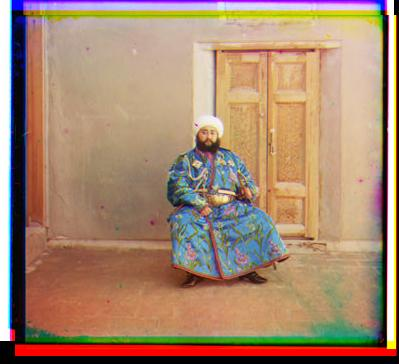
%> input picture Lab3/image3-corner.jpg, 399 x 364 px, given in place of image1.jpg, which was not available
$ octave im_align3.m   (GNU Octave 9; MATLAB toolbox functions it lacks are replaced by stand-ins)
%> lines starting %> are read from the running program, lines starting %| are printed output that depends on the picture; in (x1, y1, x2, y2) boxes, pixels count from 0 and x2, y2 are one past the last pixel; in counts of white or black regions, pixels touching at a corner belong together; the program's own positions count from 1; pictures that were not available may be replaced by others from this repository, and a replacement may not be noted
### Lab3/RANSAC.m
function [alignedCorners, offset_g, offset_r] = imalign3(Red, Green, Blue)


[b_corn, b_pos] = HarrisCorner(Blue, 1);
[g_corn, g_pos] = HarrisCorner(Green, 2);
[r_corn, r_pos] = HarrisCorner(Red, 3);


in = cat(3, Red, Green, Blue);
[alignedCorners, disps] = alignCorners(in);
offset_g = disps(1,:); disp(offset_g);
offset_r = disps(2,:); disp(offset_r);

for i = 1:200

     b = randsample(1:length(b_pos), 1);
     rand_b = b_pos(b,:);

     g = randsample(1:length(g_pos), 1);
     rand_g = g_pos(g,:);

     r = randsample(1:length(r_pos), 1);
     rand_r = r_pos(r,:);
     offset_bg = rand_b - rand_g;
     offset_br = rand_b - rand_r;

     new_g = imtranslate(Green, fliplr(offset_bg));
     new_r = imtranslate(Red, fliplr(offset_br));

     inliers = 0;

     for j = 1:length(g_pos)
         if (new_g - Blue == 0)
             inliers = inliers + 1;
         else
             continue;
         end


         [aC_g, best_alignment_g] = alignCorners(new_g);
         [aC_r, best_alignment_r] = alignCornerns (new_r);
     end
end
end

function [corners, pos] = HarrisCorner(ch, no)

[h, w] = size(ch);

k = 0.08;
threshold = 2e+9;

sigma = 1;
[xmask, ymask] = meshgrid(-3:3, -3:3);

Gxy = exp(-(xmask.^2 + ymask.^2)/(2*sigma^2));
Gx = xmask.*exp(-(xmask.^2 + ymask.^2)/(2*sigma^2));
Gy = ymask.*exp(-(xmask.^2 + ymask.^2)/(2*sigma^2));


Ix = conv2(Gx, ch);
Iy = conv2(Gy, ch);


Ix2 = Ix.^2;
Iy2 = Iy.^2;
Ixy = Ix.*Iy;

Ix2c = conv2(Gxy, Ix2);
Iy2c = conv2(Gxy, Iy2);
Ixyc = conv2(Gxy, Ixy);

corners = zeros(h, w);

for i = 1:h
    for j = 1:w
        M = [Ix2c(i,j), Ixyc(i,j); Ixyc(i,j) Iy2c(i,j)];

        C = det(M) - k*(trace(M)^2);
                if (C > threshold)
            corners(i,j) = C;
        end
    end
end

%Using non-max suppression to detect every feature only once
positions = corners > imdilate(corners, [1 1 1; 1 0 1; 1 1 1]);
[xpos, ypos] = find(positions);
pos = [xpos ypos];


if (no == 1)
    channel = 'Blue';
elseif (no == 2)
    channel = 'Green';
else
    channel = 'Red';
end

figure; imshow(ch, []); hold on;
plot(ypos, xpos, 'b.'); title(strcat('Corners ','  ', channel));
saveas(gcf, strcat(channel, '-corners.jpg'));
end

function [new, move] = alignCorners(input)
rows = size(input, 1);
cols = size(input, 2);


R = double(edge(input(1:rows, 1:cols, 1),'canny'));
G = double(edge(input(1:rows, 1:cols, 2), 'canny'));
B = double(edge(input(1+15:rows-15, 1+15:cols-15, 3), 'canny'));


all_Corners = cat(3,R, G);

scoreRed = 0;
scoreGreen = 0;

move = zeros(2,2);


for i = -15:1:15
    for j = -15:1:15
        tempR = all_Corners(i+16:end-15+i, j+16:end-15+j, 1);
        tempG = all_Corners(i+16:end-15+i, j+16:end-15+j, 2);

        % Calculate the NCC values for Red and Green channels without
        % normxcorr2
        calc_R = sum(tempR(:).*B(:))/(norm(tempR(:))*norm(B(:)));
        calc_G = sum(tempG(:).*B(:))/(norm(tempG(:))*norm(B(:)));

        if (calc_R > scoreRed)
            move(2,:) = [i-1 j+1];
            scoreRed = calc_R;
        end

        if (calc_G > scoreGreen)
            move(1,:) = [i-1 j+1];
            scoreGreen = calc_G;
        end
    end
end

input(16:end-move(2,1), 15+1:end-move(2,2), 1) = input(16+move(2,1):end, 16+move(2,2):end, 1);
input(16:end-move(1,1), 15+1:end-move(1,2), 2) = input(16+move(1,1):end, 16+move(1,2):end, 2);
new = uint8(input);

end

### Lab3/im_align3.m
close all;
clear all;
clc;

for index = 1:6
    imageName = strcat('image',int2str(index),'.jpg');
    img = imread(imageName);
%> img is the input picture: size 364x399x3 uint8; mean R, G, B 167.4, 135.8, 111.2
    [height, width] = size(img);
%> height = 364; width = 1197

    h = floor(height/3);
%> h = 121

    blue = img(1:h,:);
    green = img(h+1:2*h,:);
    red = img(2*h+1:3*h,:);


    [alignedCorners, offsetG, offsetR] = RANSAC(red, green, blue);
%> in HarrisCorner, `Iy2c = conv2(Gxy, Iy2);`:
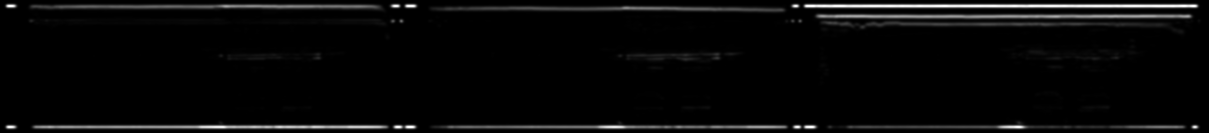
%> Iy2c: size 133x1209 double; min 0, max 1429415.6, mean 48916.6; drawn with min black and max white
%> in HarrisCorner, `Ixyc = conv2(Gxy, Ixy);`:
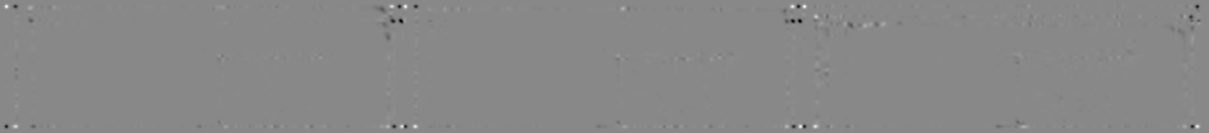
%> Ixyc: size 133x1209 double; min -456160.4, max 395399.4, mean -306.6; drawn with min black and max white
%> after the loop in HarrisCorner, `for i = 1:h`:
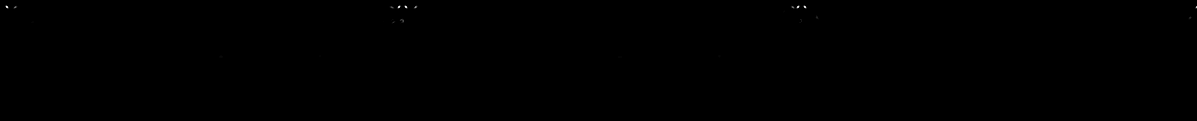
%> corners: size 121x1197 double; min 0, max 1.79e+11, mean 46595538.1; drawn with min black and max white
%> in HarrisCorner, `positions = corners > imdilate(corners, [1 1 1; 1 0 1; 1 1 1]);`: positions: size 121x1197 logical; 0.02% white in thin lines or dots, all inside (x1, y1, x2, y2) = (6, 6, 1197, 58)
%> in HarrisCorner, `[xpos, ypos] = find(positions);`: xpos = 25 values from 7 to 58; ypos = 25 values from 7 to 1197
%> in HarrisCorner, `pos = [xpos ypos];`: pos = 25 rows, first 12: [7 7; 8 16; 23 33; 57 222; 57 321; 22 384; 8 393; 20 393; 23 394; 7 400; 20 402; 21 404]
%> in HarrisCorner, `title(strcat('Corners ',' ', channel))`:
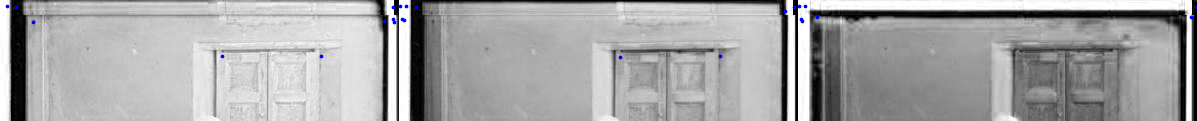
%> figure redrawn from the program's plot data; its title reads 'CornersBlue'
%> in imalign3, `[b_corn, b_pos] = HarrisCorner(Blue, 1);`: b_pos has the same summary as pos in HarrisCorner
%> call 2 of HarrisCorner, with no = 2
%> in HarrisCorner (call 2), `positions = corners > imdilate(corners, [1 1 1; 1 0 1; 1 1 1]);`:
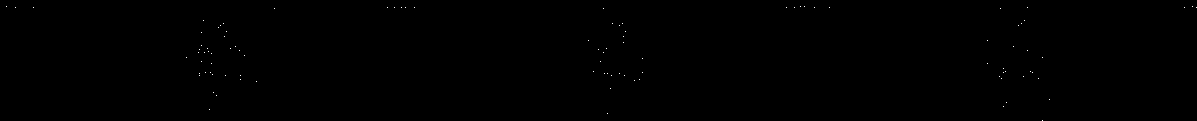
%> positions: size 121x1197 logical; 0.07% white in thin lines or dots
%> in HarrisCorner (call 2), `[xpos, ypos] = find(positions);`: xpos = 98 values from 7 to 121; ypos = 98 values from 7 to 1197
%> in HarrisCorner (call 2), `pos = [xpos ypos];`: pos = 98 rows, first 12: [7 7; 8 16; 8 34; 58 187; 53 199; 50 200; 74 200; 76 200; 33 202; 46 202; 62 202; 21 204]
%> in HarrisCorner (call 2), `title(strcat('Corners ',' ', channel))`:
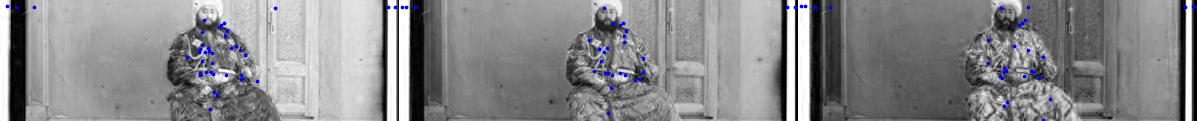
%> figure redrawn from the program's plot data; its title reads 'CornersGreen'
%> in imalign3, `[g_corn, g_pos] = HarrisCorner(Green, 2);`: g_pos has the same summary as pos in HarrisCorner
%> call 3 of HarrisCorner, with no = 3
%> in HarrisCorner (call 3), `positions = corners > imdilate(corners, [1 1 1; 1 0 1; 1 1 1]);`: positions: size 121x1197 logical; 0.04% white in thin lines or dots
%> in HarrisCorner (call 3), `[xpos, ypos] = find(positions);`: xpos = 57 values from 7 to 119; ypos = 57 values from 7 to 1197
%> in HarrisCorner (call 3), `pos = [xpos ypos];`: pos = 57 rows, first 12: [7 7; 105 7; 8 14; 92 17; 96 20; 104 20; 110 23; 119 23; 8 33; 8 178; 9 197; 8 220]
%> in HarrisCorner (call 3), `title(strcat('Corners ',' ', channel))`:
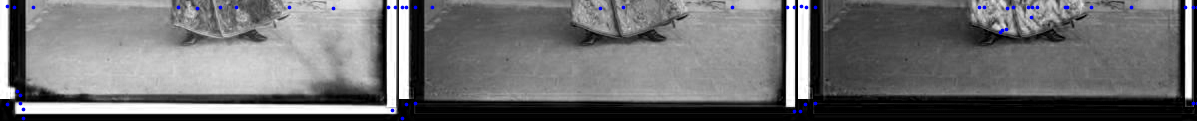
%> figure redrawn from the program's plot data; its title reads 'CornersRed'
%> in imalign3, `[r_corn, r_pos] = HarrisCorner(Red, 3);`: r_pos has the same summary as pos in HarrisCorner
%> after the loop in alignCorners, `for i = -15:1:15`: move = [-16 1; -16 1]; scoreGreen = 0.252; scoreRed = 0.241
%> the run ends on the next line

$ run again, on Lab3/image4-corner.jpg
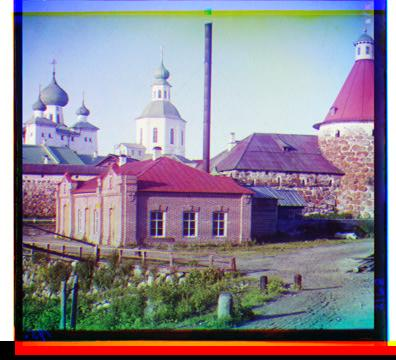
%> input picture Lab3/image4-corner.jpg, 396 x 360 px, given in place of image1.jpg, which was not available
%> img is the input picture: size 360x396x3 uint8; mean R, G, B 142.2, 134.5, 147.7
%> positions: size 120x1188 logical; 0.03% white in thin lines or dots
%> xpos = 38 values from 7 to 120; ypos = 38 values from 7 to 1183
%> pos = 38 rows, first 12: [7 7; 8 19; 115 46; 118 49; 112 54; 104 166; 87 174; 31 213; 20 216; 31 217; 60 373; 54 374]
%> b_pos has the same summary as pos in HarrisCorner
%> in HarrisCorner (call 2), `positions = corners > imdilate(corners, [1 1 1; 1 0 1; 1 1 1]);`:
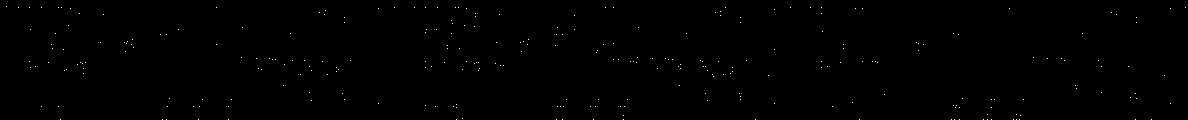
%> positions: size 120x1188 logical; 0.2% white in thin lines or dots
%> xpos = 281 values from 7 to 120; ypos = 281 values from 7 to 1186
%> pos = 281 rows, first 12: [7 7; 8 19; 8 30; 62 30; 30 31; 68 31; 67 36; 8 42; 107 42; 63 49; 45 52; 49 53]
%> g_pos has the same summary as pos in HarrisCorner
%> positions: size 120x1188 logical; 0.12% white in thin lines or dots
%> pos = 174 rows, first 12: [7 7; 107 7; 8 19; 106 20; 109 20; 109 23; 120 23; 8 30; 11 38; 11 40; 63 40; 50 50]
%> r_pos has the same summary as pos in HarrisCorner
%> after the loop in alignCorners, `for i = -15:1:15`: move = [7 1; -12 2]; scoreGreen = 0.136; scoreRed = 0.115
%> in alignCorners, `input(16:end-move(1,1), 15+1:end-move(1,2), 2) = input(16+move(1,1):en..`:
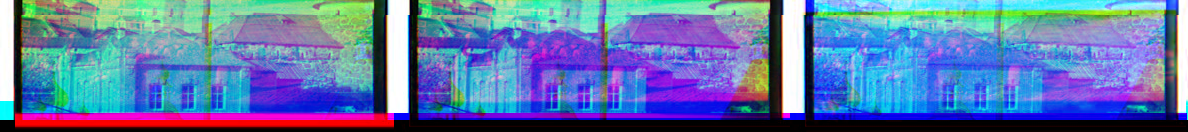
%> input: size 132x1188x3 uint8; mean R, G, B 96, 120.4, 170.9
%> disps = [7 1; -12 2]
%> offset_g = [7 1]
%|    7   1
%> offset_r = [-12 2]
%|   -12    2
%> the loop in imalign3, `for i = 1:200` made 200 passes
%> (rand_b, rand_g, rand_r, offset_bg, offset_br) on passes 1 to 3: ([8 790], [62 822], [95 471], [-54 -32], [-87 319]), ([31 217], [107 564], [95 467], [-76 -347], [-64 -250]), ([64 774], [9 379], [8 491], [55 395], [56 283])
%> offsetG = [7 1]; offsetR = [-12 2]

$ run again, on Lab3/image5-corner.jpg
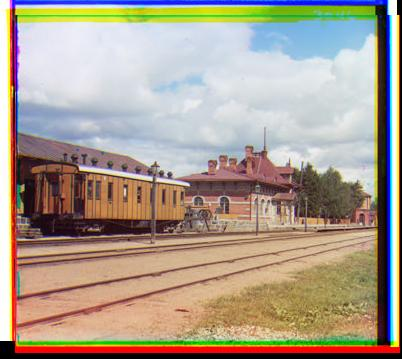
%> input picture Lab3/image5-corner.jpg, 402 x 359 px, given in place of image1.jpg, which was not available
%> img is the input picture: size 359x402x3 uint8; mean R, G, B 170.2, 157.1, 142.4
%> positions: size 119x1206 logical; 0.02% white in thin lines or dots, all inside (x1, y1, x2, y2) = (6, 6, 1206, 30)
%> xpos = 28 values from 7 to 30; ypos = 28 values from 7 to 1206
%> pos = 28 rows, first 12: [7 7; 8 18; 20 22; 13 23; 23 24; 13 381; 8 396; 20 396; 7 403; 20 405; 21 407; 7 409]
%> b_pos has the same summary as pos in HarrisCorner
%> in HarrisCorner (call 2), `positions = corners > imdilate(corners, [1 1 1; 1 0 1; 1 1 1]);`:
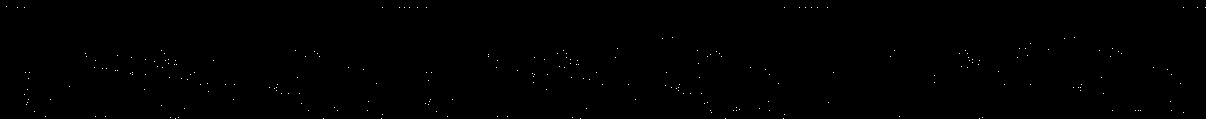
%> positions: size 119x1206 logical; 0.17% white in thin lines or dots
%> xpos = 242 values from 7 to 119; ypos = 242 values from 7 to 1206
%> pos = 242 rows, first 12: [7 7; 8 18; 8 25; 95 25; 73 26; 105 27; 90 28; 103 28; 79 29; 100 29; 73 30; 112 35]
%> g_pos has the same summary as pos in HarrisCorner
%> positions: size 119x1206 logical; 0.03% white in thin lines or dots
%> pos = 46 rows, first 12: [7 7; 109 7; 111 20; 9 23; 119 23; 114 24; 27 25; 67 25; 104 25; 111 25; 34 26; 63 28]
%> r_pos has the same summary as pos in HarrisCorner
%> after the loop in alignCorners, `for i = -15:1:15`: move = [-16 1; -4 1]; scoreGreen = 0.149; scoreRed = 0.182
%> in alignCorners, `input(16:end-move(2,1), 15+1:end-move(2,2), 1) = input(16+move(2,1):en..`:
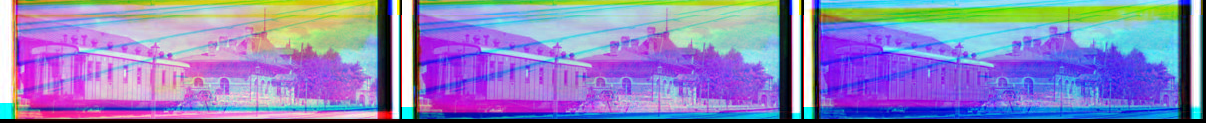
%> input: size 123x1206x3 uint8; mean R, G, B 141, 132.4, 188.5
